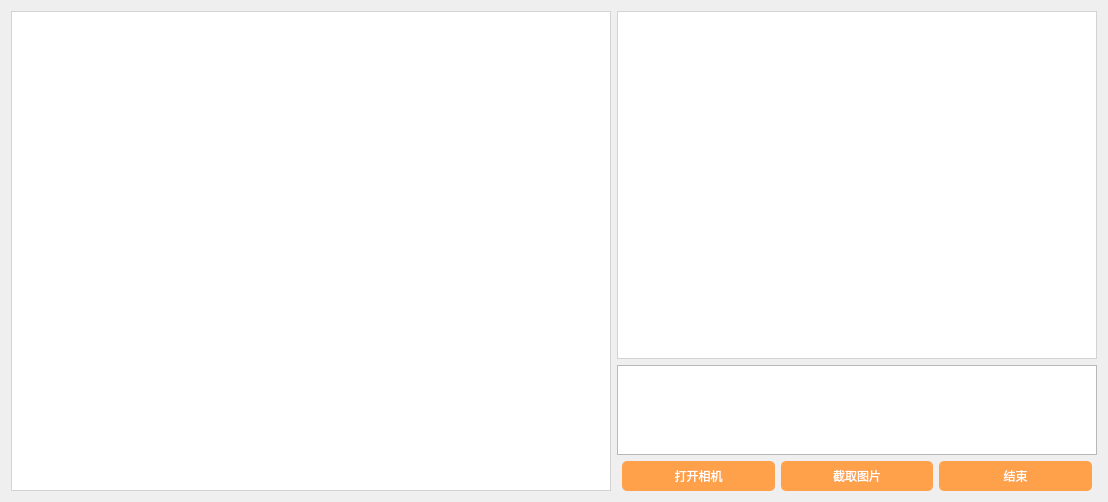
         <widget class="QWidget" name="page_3">
          <property name="styleSheet">
           <string notr="true">QWidget#page_3{
	background-color: rgb(245, 249, 252);
}
</string>
          </property>
          <layout class="QVBoxLayout" name="verticalLayout_8">
           <item>
            <layout class="QHBoxLayout" name="horizontalLayout_7">
             <item>
              <widget class="QLabel" name="label_imgshow">
               <property name="minimumSize">
                <size>
                 <width>600</width>
                 <height>480</height>
                </size>
               </property>
               <property name="maximumSize">
                <size>
                 <width>600</width>
                 <height>16777215</height>
                </size>
               </property>
               <property name="styleSheet">
                <string notr="true">QWidget#label_imgshow{
	border:0.5px solid lightgray;
	background-color:rgb(255,255,255);
	

}
</string>
               </property>
               <property name="text">
                <string/>
               </property>
              </widget>
             </item>
             <item>
              <layout class="QVBoxLayout" name="verticalLayout_11" stretch="5,3,1">
               <item>
                <widget class="QLabel" name="label_imgshow_res">
                 <property name="minimumSize">
                  <size>
                   <width>480</width>
                   <height>320</height>
                  </size>
                 </property>
                 <property name="maximumSize">
                  <size>
                   <width>16777215</width>
                   <height>16777215</height>
                  </size>
                 </property>
                 <property name="styleSheet">
                  <string notr="true">QWidget#label_imgshow_res{
	border:0.5px solid lightgray; 
	background-color: rgb(255, 255, 255);
}

</string>
                 </property>
                 <property name="text">
                  <string/>
                 </property>
                </widget>
               </item>
               <item>
                <widget class="QTextEdit" name="textEdit_2">
                 <property name="minimumSize">
                  <size>
                   <width>480</width>
                   <height>90</height>
                  </size>
                 </property>
                 <property name="maximumSize">
                  <size>
                   <width>16777215</width>
                   <height>90</height>
                  </size>
                 </property>
                </widget>
               </item>
               <item>
                <layout class="QHBoxLayout" name="horizontalLayout_9">
                 <property name="leftMargin">
                  <number>5</number>
                 </property>
                 <property name="rightMargin">
                  <number>5</number>
                 </property>
                 <item>
                  <widget class="QPushButton" name="page3_cam">
                   <property name="minimumSize">
                    <size>
                     <width>0</width>
                     <height>30</height>
                    </size>
                   </property>
                   <property name="cursor">
                    <cursorShape>PointingHandCursor</cursorShape>
                   </property>
                   <property name="styleSheet">
                    <string notr="true">
QPushButton:hover#page3_cam
{
    /*背景颜色*/  
    background-color: rgb(253, 149, 54);
	
}

QPushButton#page3_cam
{
	background-color: rgb(255, 161, 75);
    border-radius:5px;
	color: rgb(255, 255, 255);
	border: 0px;
	font: 9pt &quot;微软雅黑&quot;  ;
}
</string>
                   </property>
                   <property name="text">
                    <string>打开相机</string>
                   </property>
                   <property name="autoDefault">
                    <bool>false</bool>
                   </property>
                   <property name="default">
                    <bool>false</bool>
                   </property>
                   <property name="flat">
                    <bool>true</bool>
                   </property>
                  </widget>
                 </item>
                 <item>
                  <widget class="QPushButton" name="page3_cut">
                   <property name="minimumSize">
                    <size>
                     <width>0</width>
                     <height>30</height>
                    </size>
                   </property>
                   <property name="cursor">
                    <cursorShape>PointingHandCursor</cursorShape>
                   </property>
                   <property name="styleSheet">
                    <string notr="true">
QPushButton:hover#page3_cut
{
    /*背景颜色*/  
    background-color: rgb(253, 149, 54);
	
}

QPushButton#page3_cut
{
	background-color: rgb(255, 161, 75);
    border-radius:5px;
	color: rgb(255, 255, 255);
	border: 0px;
	font: 9pt &quot;微软雅黑&quot;  ;
}
</string>
                   </property>
                   <property name="text">
                    <string>截取图片</string>
                   </property>
                  </widget>
                 </item>
                 <item>
                  <widget class="QPushButton" name="page3_clear">
                   <property name="minimumSize">
                    <size>
                     <width>0</width>
                     <height>30</height>
                    </size>
                   </property>
                   <property name="cursor">
                    <cursorShape>PointingHandCursor</cursorShape>
                   </property>
                   <property name="styleSheet">
                    <string notr="true">
QPushButton:hover#page3_clear
{
    /*背景颜色*/  
    background-color: rgb(253, 149, 54);
	
}

QPushButton#page3_clear
{
	background-color: rgb(255, 161, 75);
    border-radius:5px;
	color: rgb(255, 255, 255);
	border: 0px;
	font: 9pt &quot;微软雅黑&quot;  ;
}
</string>
                   </property>
                   <property name="text">
                    <string>结束</string>
                   </property>
                  </widget>
                 </item>
                </layout>
               </item>
              </layout>
             </item>
            </layout>
           </item>
          </layout>
         </widget>
